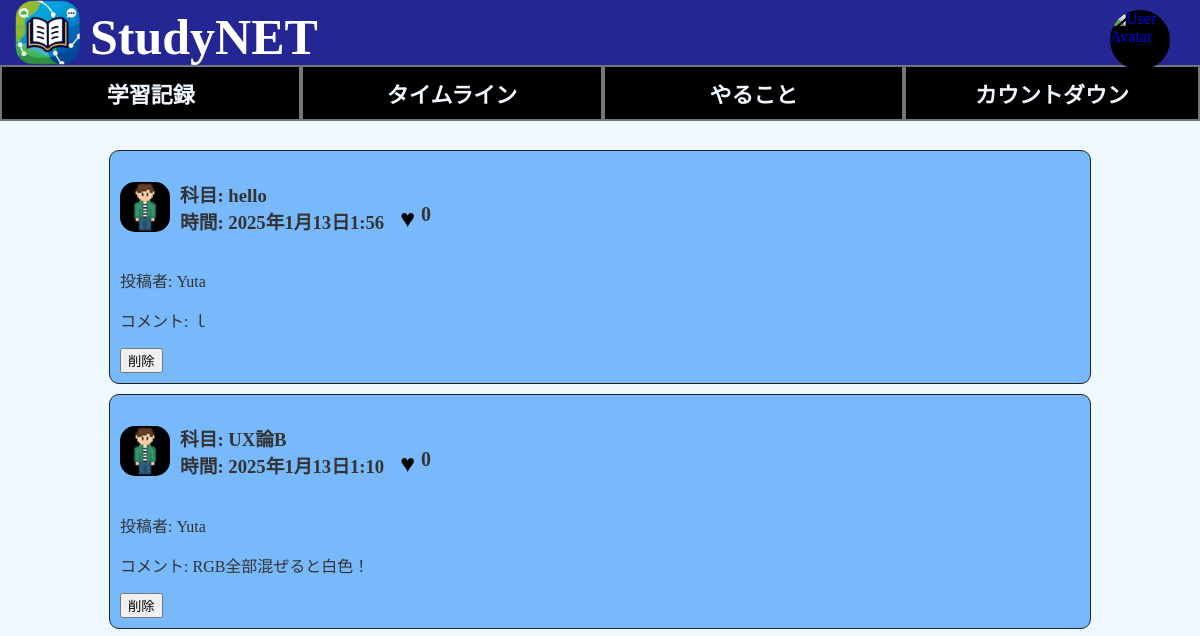
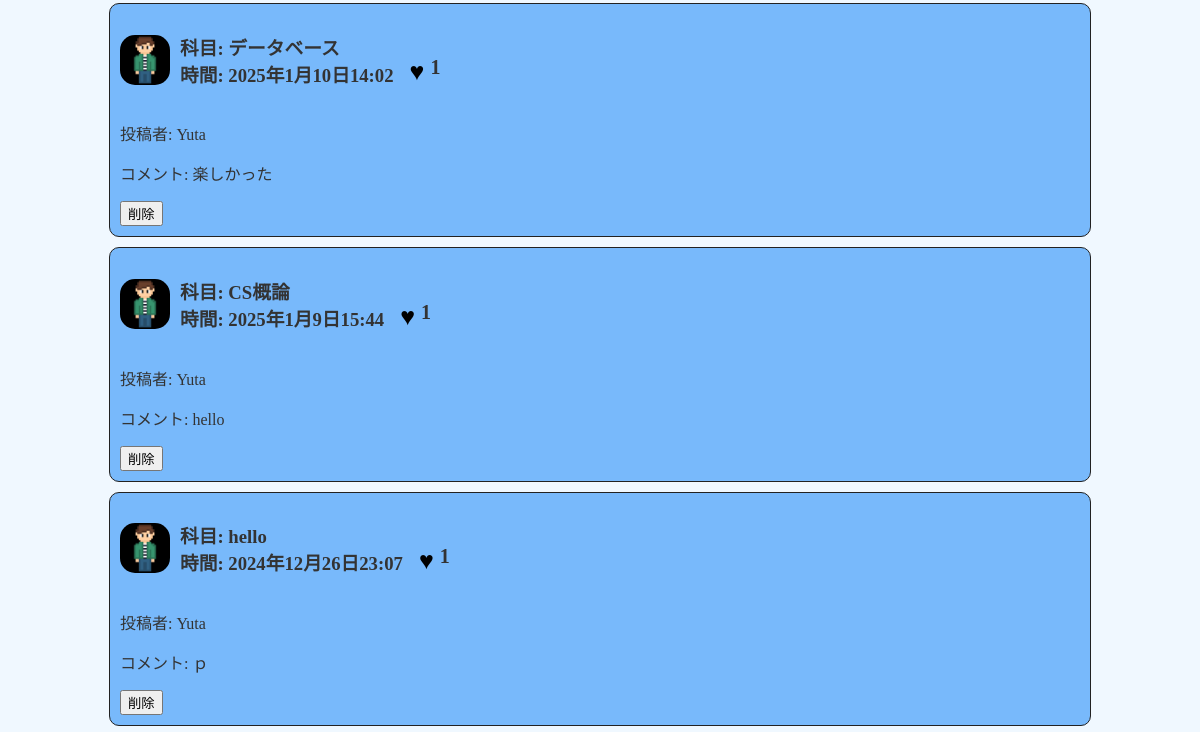
/timeline/ (upper part), run on an earlier commit of the app's database (2 pictures, top to bottom).
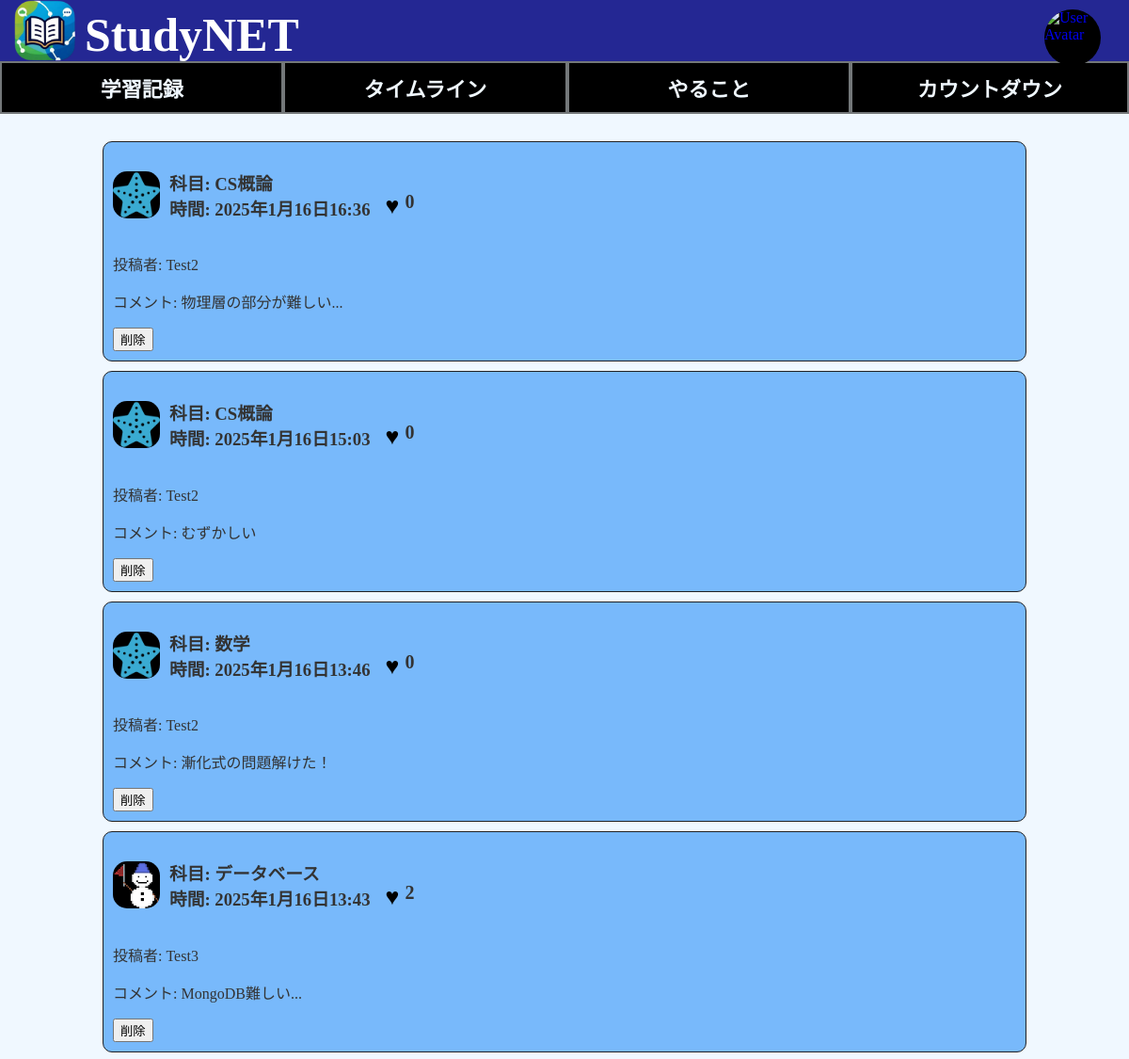
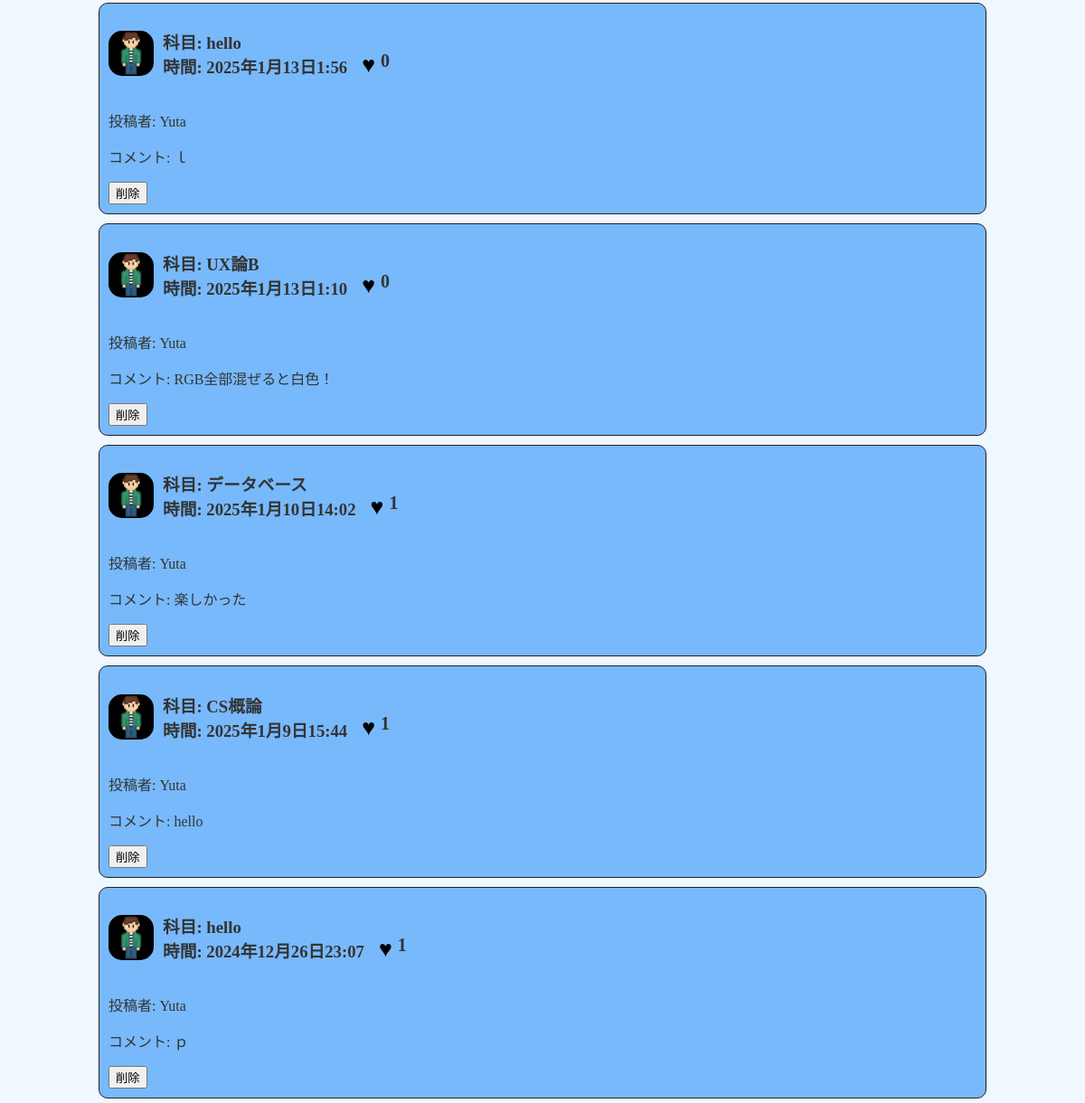
And on a later commit of the database (2 pictures, top to bottom).
### timeline/models.py (models this page shows, shortened)
class Post(models.Model):
    user = models.ForeignKey(User, on_delete=models.CASCADE, default=1)
    subject = models.CharField(max_length=100)
    time = models.CharField(max_length=5)  # 時間を文字列として保存（例："1:20"）
    comment = models.TextField()
    created_at=models.DateTimeField(auto_now_add=True)
    avatar = models.ImageField(upload_to='avatars/', null=True, blank=True)
    likes = models.ManyToManyField(User, related_name='liked_posts', blank=True)

### profiles/models.py (models this page shows, shortened)
class UserProfile(models.Model):
    user = models.OneToOneField(User, on_delete=models.CASCADE)
    avatar = models.ImageField(upload_to='avatars/', null=True, blank=True, default='avatars/default.png')
    bio = models.TextField(max_length=500, blank=True)

### timeline/views.py (the view)
# urls.py: path('timeline/',include("timeline.urls")),
def timeline(request):
    posts = Post.objects.all().order_by('-created_at')
    return render(request, 'timeline.html', {'posts': posts})

### timeline/templates/timeline.html (shortened to what this page needs)
{% load static %}
<!DOCTYPE html>
<html>
  <head>
    <link rel="stylesheet" href="{% static 'css/home.css' %}">
    <link rel="stylesheet" href="{% static 'css/timeline.css' %}">
  </head>
  <body>
    <header class="header-area">
      <div class="top_head">
        <img class="app_icon" src="{% static 'img/App_icon.png' %}"><h1 id="app_name">StudyNET</h1>
        <a href="{% url 'view_profile' %}">
          <img src="{{ user.userprofile.avatar.url }}" alt="User Avatar" class="Icon">
        </a>
      </div>
      <div class="tab-container">
        <a href="{% url 'priv' %}" class="topbutton">学習記録</a>
        <a href="{% url 'timeline' %}" class="topbutton">タイムライン</a>
        <a href="{% url 'task_list' %}" class="topbutton">やること</a>
        <button class="topbutton">カウントダウン</button>
      </div>
    </header>
    <div class="timeline-contents">
      {% for post in posts %}
      <div class="timeline">
        <div class="timeline-header">
          {% if post.user.userprofile.avatar %}
          <img class="user_icon" src="{{ post.user.userprofile.avatar.url }}" alt="User Avatar">
          {% else %}
          <img class="user_icon" src="{% static 'img/Snowman_128.png' %}" alt="Default Avatar">
          {% endif %}
          <div class="subject">
            <div class="subject">
              <h3>
                科目: {{ post.subject }}<br>
                時間: {{ post.created_at }}
              </h3>
            </div>
        </div>
          <div class="like-section">
            <form method="POST" action="{% url 'like_post' post.id %}">
              {% if user in post.likes.all %}
              <button type="submit" class="like-button liked">♥</button>
              {% else %}
              <button type="submit" class="like-button">♥</button>
              {% endif %}
            </form>
            <span class="like-count">{{ post.likes.count }}</span>
          </div>
        </div>
        <div id="comment">
          <p>投稿者: {{ post.user.username }}</p>
          <p>コメント: {{ post.comment }}</p>
        </div>
        <form method="POST" action="{% url 'confirm_delete' post.id %}">
          <button type="submit">削除</button>
        </form>
      </div>
      {% endfor %}
    </div>
  </body>
</html>

### static/css/home.css (style rules this page uses)
body { background-color: aliceblue; margin: 0; padding-top: 50px; }
h1 { position: relative; left: 30px; top:-50px }
.topbutton { display: inline-block; flex-grow: 1; background-color: black; cursor: pointer; text-align: center; text-decoration: none; border: 2px solid rgb(115, 119, 121); width: 100%; font-size: 22px; padding: 10px; margin: 0; font-weight: bold; color: aliceblue; }
#app_name { padding-left: 15px; margin: auto 0; font-size: 50px; color: white; display: flex; padding-top: 4x; align-items: center; position: relative; top: 4px; position: relative; left: 10px; }
.header-area { margin: 0; height: 80px; justify-content: space-between; background-color: rgb(36, 39, 147); position: fixed; top: 0; width: 100%; z-index: 1000; }
.tab-container { margin-top: 0; border-radius: 0.5rem; display: flex; }
.tab-container > a { -webkit-transition: all 0.3s ease; -moz-transition: all 0.3s ease; -o-transition: all 0.3s ease; transition: all 0.3s ease; }
.Icon { width: 60px; height: 60px; border-radius: 50%; background-color: #000; position: absolute; right: 30px; top: 10px; }
.top_head { display: flex; margin: 0; align-items: center; }
.app_icon { height: 65px; width: 65px; position: relative; left: 15px; }

### static/css/timeline.css (style rules this page uses)
body { margin: 0; padding: 0; color: #333; background-color:aliceblue; }
h1 { text-align: center; font-size: 2rem; margin: 3rem; }
.timeline { background-color: #78b9fb; width: 80%; margin: auto; margin-top: 10px; padding: 10px; border-radius: 10px; border: 1px solid #222; }
.timeline-header { display: flex; align-items: center; gap: 10px; }
.user_icon { width: 50px; height: 50px; border-radius: 30%; background-color: #000; }
.like-button { border: none; background-color: transparent; cursor: pointer; font-size: 25px; color: black; position: relative; top:12px; }
.like-count { font-weight: bold; font-size: 20px; position: relative; top:12px; }
.timeline-contents { margin-top:150px; }
.like-section { display: flex; }

What changed in the data, as far as the page shows it:
added Post: user.userprofile.avatar (placeholder picture), subject "CS概論", created_at "2025年1月16日16:36", likes.count "0", user.username "Test2", comment "物理層の部分が難しい..."
added Post: user.userprofile.avatar (placeholder picture), subject "CS概論", created_at "2025年1月16日15:03", likes.count "0", user.username "Test2", comment "むずかしい"
added Post: user.userprofile.avatar (placeholder picture), subject "数学", created_at "2025年1月16日13:46", likes.count "0", user.username "Test2", comment "漸化式の問題解けた！"
added Post: subject "データベース", created_at "2025年1月16日13:43", likes.count "2", user.username "Test3", comment "MongoDB難しい..."
